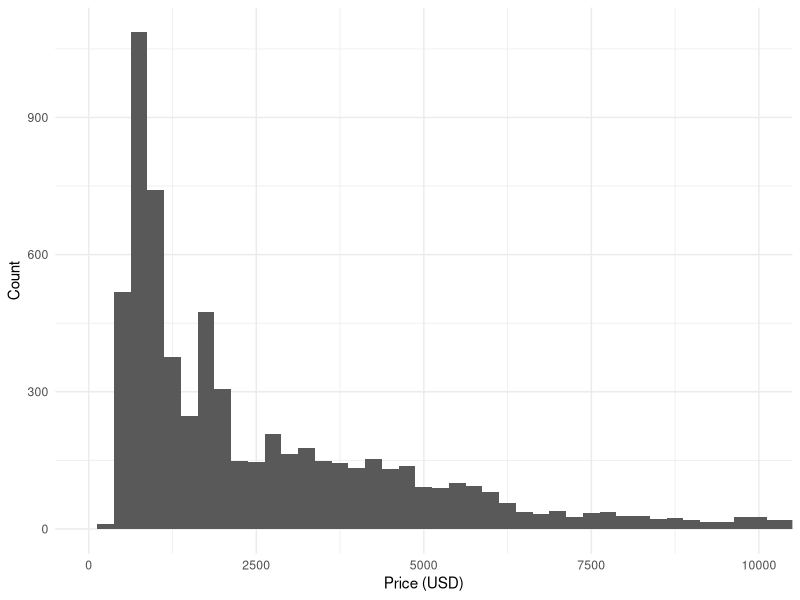
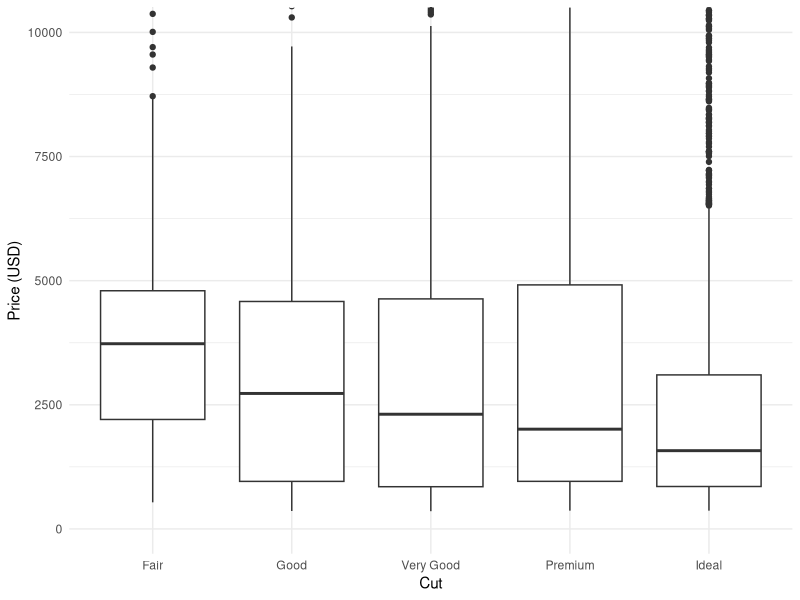
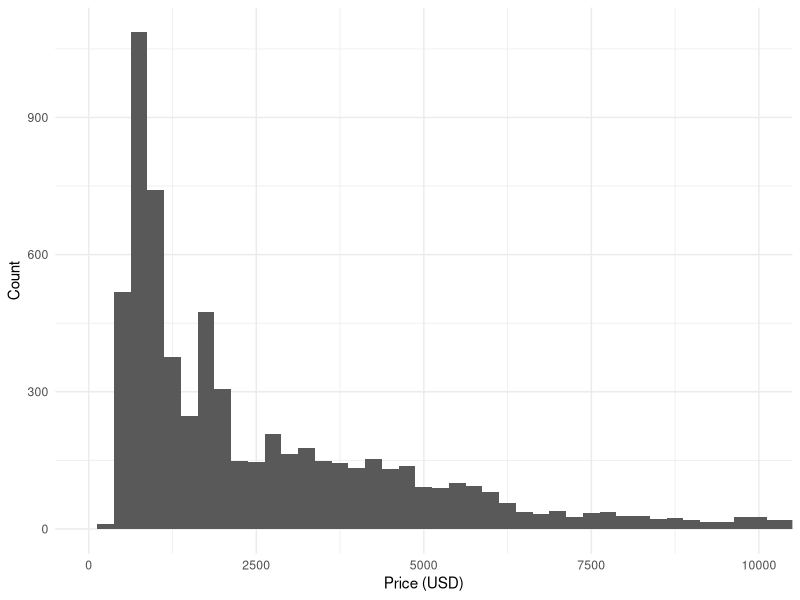
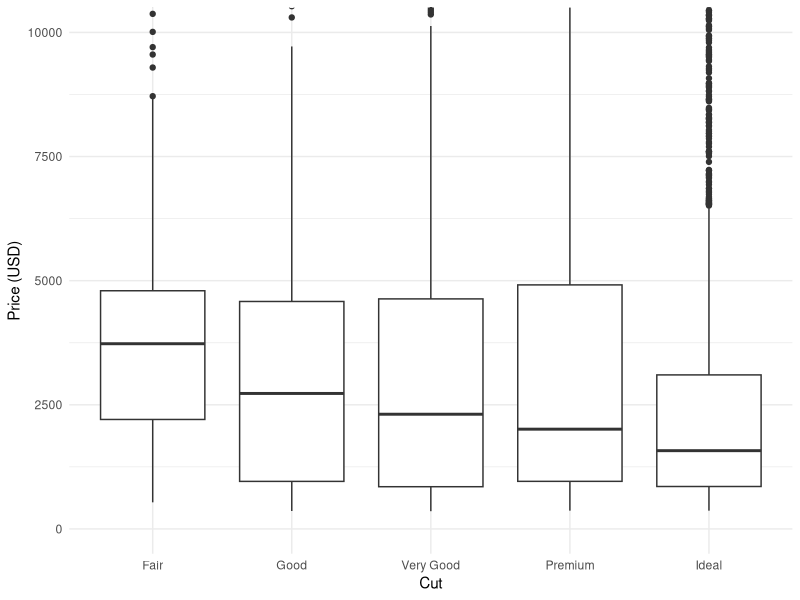

Recreate these plots in R, in order.
## ---- chunk 1
#| label: setup
library(tidyverse)
library(knitr)

# Personal parameters
a <- 7
b <- 4
S <- 20260924
n <- 500 + 20 * a

colour_key <- c("D", "E", "F", "G", "H", "I", "J", "D", "E", "F")
cut_key <- c("Fair", "Good", "Very Good", "Premium", "Ideal",
             "Fair", "Good", "Very Good", "Premium", "Ideal")

my_colour <- colour_key[a + 1]
my_cut <- cut_key[b + 1]

set.seed(S)
my_sample <- slice_sample(diamonds, n = n)

set.seed(S + 1)
my_sample2 <- slice_sample(diamonds, n = n)
## ---- chunk 2
#| label: a1-cut-table
cut_table_1 <- my_sample |>
  count(cut) |>
  mutate(share = n / sum(n))

cut_table_1
## ---- chunk 3
#| label: a1-pop-ideal
p_ideal <- diamonds |>
  summarise(share = mean(cut == "Ideal")) |>
  pull(share)

p_ideal
## ---- chunk 4
#| label: a1-second-sample
ideal_1 <- mean(my_sample$cut == "Ideal")
ideal_2 <- mean(my_sample2$cut == "Ideal")

c(sample1 = ideal_1, sample2 = ideal_2, population = p_ideal)
## ---- chunk 5
#| label: a3-summary
colour_data <- diamonds |>
  filter(color == my_colour)

summary_price <- function(data) {
  data |>
    summarise(
      n = n(),
      mean = mean(price),
      median = median(price),
      sd = sd(price),
      Q1 = quantile(price, 0.25),
      Q3 = quantile(price, 0.75),
      IQR = IQR(price),
      min = min(price),
      max = max(price)
    )
}

bind_rows(
  summary_price(colour_data) |> mutate(group = "D: all cuts"),
  summary_price(filter(colour_data, cut == my_cut)) |> mutate(group = "D: Ideal only")
) |>
  select(group, everything())
## ---- chunk 6
#| label: a4-hist
#| fig-cap: "Histogram of price for D-colour diamonds."
p_hist <- colour_data |>
  ggplot(aes(x = price)) +
  geom_histogram(binwidth = 250) +
  coord_cartesian(xlim = c(0, 10000)) +
  labs(x = "Price (USD)", y = "Count") +
  theme_minimal()

p_hist

ggsave("hist_D_price.png", p_hist, width = 8, height = 4.8, dpi = 300)
## ---- chunk 7
#| label: a4-box
#| fig-cap: "Price by cut for D-colour diamonds."
p_box <- colour_data |>
  ggplot(aes(x = cut, y = price)) +
  geom_boxplot() +
  coord_cartesian(ylim = c(0, 10000)) +
  labs(x = "Cut", y = "Price (USD)") +
  theme_minimal()

p_box

ggsave("box_D_price_by_cut.png", p_box, width = 8, height = 4.8, dpi = 300)
## ---- chunk 8
#| label: a4-cut-spread
spread_by_cut <- colour_data |>
  group_by(cut) |>
  summarise(
    n = n(),
    Q1 = quantile(price, 0.25),
    Q3 = quantile(price, 0.75),
    IQR = IQR(price),
    SD = sd(price),
    lower_fence = Q1 - 1.5 * IQR,
    upper_fence = Q3 + 1.5 * IQR,
    outliers = sum(price < lower_fence | price > upper_fence),
    .groups = "drop"
  )

spread_by_cut
## ---- chunk 9
#| label: a5-convenience
first_block <- slice_head(diamonds, n = n)
mid_block <- slice(diamonds, 25001:(25000 + n))

comparison <- tibble(
  sample = c("First n rows", "Rows 25,001 onward", "Random sample", "Full data"),
  mean_price = c(
    mean(first_block$price),
    mean(mid_block$price),
    mean(my_sample$price),
    mean(diamonds$price)
  )
)

comparison
## ---- chunk 10
#| label: a6-bad-dimensions
bad_dim <- diamonds |>
  filter(x == 0 | y == 0 | z == 0)

good_dim <- diamonds |>
  filter(x > 0, y > 0, z > 0)

nrow(bad_dim)
summarise(diamonds,
          zero_x = sum(x == 0),
          zero_y = sum(y == 0),
          zero_z = sum(z == 0))
## ---- chunk 11
#| label: a6-comparison
bind_rows(
  diamonds |> summarise(group = "All rows",
                         mean_price = mean(price),
                         mean_z = mean(z),
                         min_z = min(z),
                         median_z = median(z)),
  good_dim |> summarise(group = "Remove zero-dimension rows",
                         mean_price = mean(price),
                         mean_z = mean(z),
                         min_z = min(z),
                         median_z = median(z))
)
## ---- chunk 12
#| label: b3-check
x <- c(2, 3, 4, 4, 5, 5, 6, 7, 8, 9, 3 + a, 13 + b)

mean(x)
median(x)
var(x)
sd(x)
quantile(x, c(0.25, 0.75))
fivenum(x)
## ---- chunk 13
#| label: c1-sampling-variation
population <- tibble(
  mean_price = mean(diamonds$price),
  median_price = median(diamonds$price),
  ideal_share = mean(diamonds$cut == "Ideal")
)

sample_stats <- bind_rows(
  my_sample |>
    summarise(sample = "Sample 1",
              mean_price = mean(price),
              median_price = median(price),
              ideal_share = mean(cut == "Ideal")),
  my_sample2 |>
    summarise(sample = "Sample 2",
              mean_price = mean(price),
              median_price = median(price),
              ideal_share = mean(cut == "Ideal"))
)

sample_stats
population
